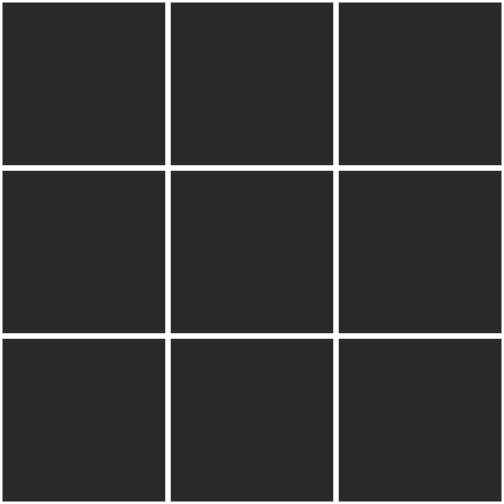
Frame 1 (no input)
Frame 60 (no input): identical to frame 1, image omitted
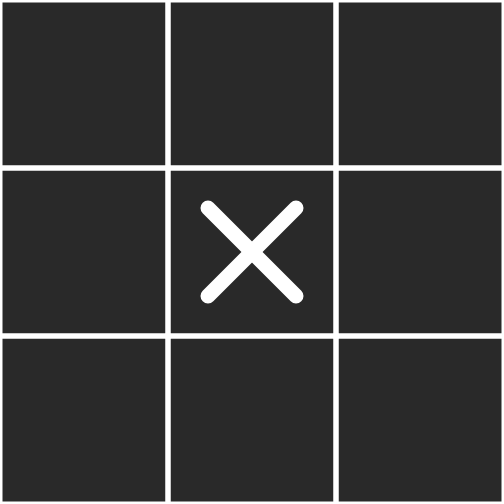
Frame 120 (the mouse pressed at the canvas centre since frame 60)

The p5.js sketch that drew these frames (run headless with seeded random() and noise() and a simulated clock; from frame 60 on, the mouse is pressed at the canvas centre):

// p5.js sketch
// ── sketch.js
let w = 504;
let h = 504;

let field = make2DArray(3, 3);

let size;

let isCross = true;

let gameOver = false;

function make2DArray(cols, rows) {
    let field = [cols];
    for (let i = 0; i < rows; i++) {
        field[i] = [rows];
    }

    return field;
}

function setup() {
    createCanvas(w, h);

    let size = floor(w / 3);

    for (let i = 0; i < 3; i++) {
        for (let j = 0; j < 3; j++) {
            field[i][j] = new Cell(i, j, size);
        }
    }
}

function draw() {
    if (!gameOver) {
        background(41);

        for (let i = 0; i < 3; i++) {
            for (let j = 0; j < 3; j++) {
                field[i][j].draw();
            }
        }

        check();
    }
}

function check() {
    checkDiag();
    checkVert();
    checkHoris();
}

function checkDiag() {
    if ((field[0][0].fill === 1 && field[1][1].fill === 1 && field[2][2].fill === 1) ||
        (field[0][0].fill === 2 && field[1][1].fill === 2 && field[2][2].fill === 2)) {
        field[0][0].fillChecked();
        field[1][1].fillChecked();
        field[2][2].fillChecked();
    }
    if ((field[0][2].fill === 1 && field[1][1].fill === 1 && field[2][0].fill === 1) ||
        (field[0][2].fill === 2 && field[1][1].fill === 2 && field[2][0].fill === 2)) {
        field[0][2].fillChecked();
        field[1][1].fillChecked();
        field[2][0].fillChecked();
    }
}

function checkVert() {
    for (let i = 0; i < 3; i++) {
        if ((field[i][0].fill === 1 && field[i][1].fill === 1 && field[i][2].fill === 1) ||
            (field[i][0].fill === 2 && field[i][1].fill === 2 && field[i][2].fill === 2)) {
            field[i][0].fillChecked();
            field[i][1].fillChecked();
            field[i][2].fillChecked();
        }
    }
}

function checkHoris() {
    for (let i = 0; i < 3; i++) {
        if ((field[0][i].fill === 1 && field[1][i].fill === 1 && field[2][i].fill === 1) ||
            (field[0][i].fill === 2 && field[1][i].fill === 2 && field[2][i].fill === 2)) {
            field[0][i].fillChecked();
            field[1][i].fillChecked();
            field[2][i].fillChecked();
        }
    }
}

function mousePressed() {
    if (isCross) {
        for (let i = 0; i < 3; i++) {
            for (let j = 0; j < 3; j++) {
                field[i][j].fillX(mouseX, mouseY);
            }
        }
    } else {
        for (let i = 0; i < 3; i++) {
            for (let j = 0; j < 3; j++) {
                field[i][j].fillO(mouseX, mouseY);
            }
        }
    }
}
// ── Cell.js
class Cell {

    constructor(i, j, size) {
        this.i = i;
        this.j = j;
        this.size = size;
        this.fill = 0 // 0 - NONE, 1 - X, 2 - O
    }

    draw() {
        noFill();
        strokeWeight(5);
        stroke(255);
        rectMode(CENTER);
        rect(this.i * this.size + this.size / 2,
            this.j * this.size + this.size / 2,
            this.size, this.size);

        if (this.fill === 1) {
            this.drawX();
        }
        if (this.fill === 2) {
            this.drawO();
        }
    }

    fillX(x, y) {
        if (this.fill === 0) {
            if (x > this.i * this.size && x < this.i * this.size + this.size &&
                y > this.j * this.size && y < this.j * this.size + this.size) {
                this.fill = 1;
                isCross = false;
            }
        }
    }

    fillO(x, y) {
        if (this.fill === 0) {
            if (x > this.i * this.size && x < this.i * this.size + this.size &&
                y > this.j * this.size && y < this.j * this.size + this.size) {
                this.fill = 2;
                isCross = true;
            }
        }
    }

    drawX() {
        fill(255);
        strokeWeight(15);
        line(this.i * this.size + 40, this.j * this.size + 40,
            this.i * this.size + this.size - 40, this.j * this.size + this.size - 40);
        line(this.i * this.size + this.size - 40, this.j * this.size + 40,
            this.i * this.size + 40, this.j * this.size + this.size - 40);
    }

    drawO() {
        fill(255);
        ellipseMode(CENTER);
        ellipse(this.i * this.size + this.size / 2, this.j * this.size + this.size / 2, this.size - 40);
        fill(41);
        ellipse(this.i * this.size + this.size / 2, this.j * this.size + this.size / 2, this.size - 60);
    }

    fillChecked() {
        fill(255, 50, 50, 90);
        noStroke();
        rectMode(CENTER);
        rect(this.i * this.size + this.size / 2, this.j * this.size + this.size / 2,
            this.size - 5, this.size - 5);

        gameOver = true;
    }
}
